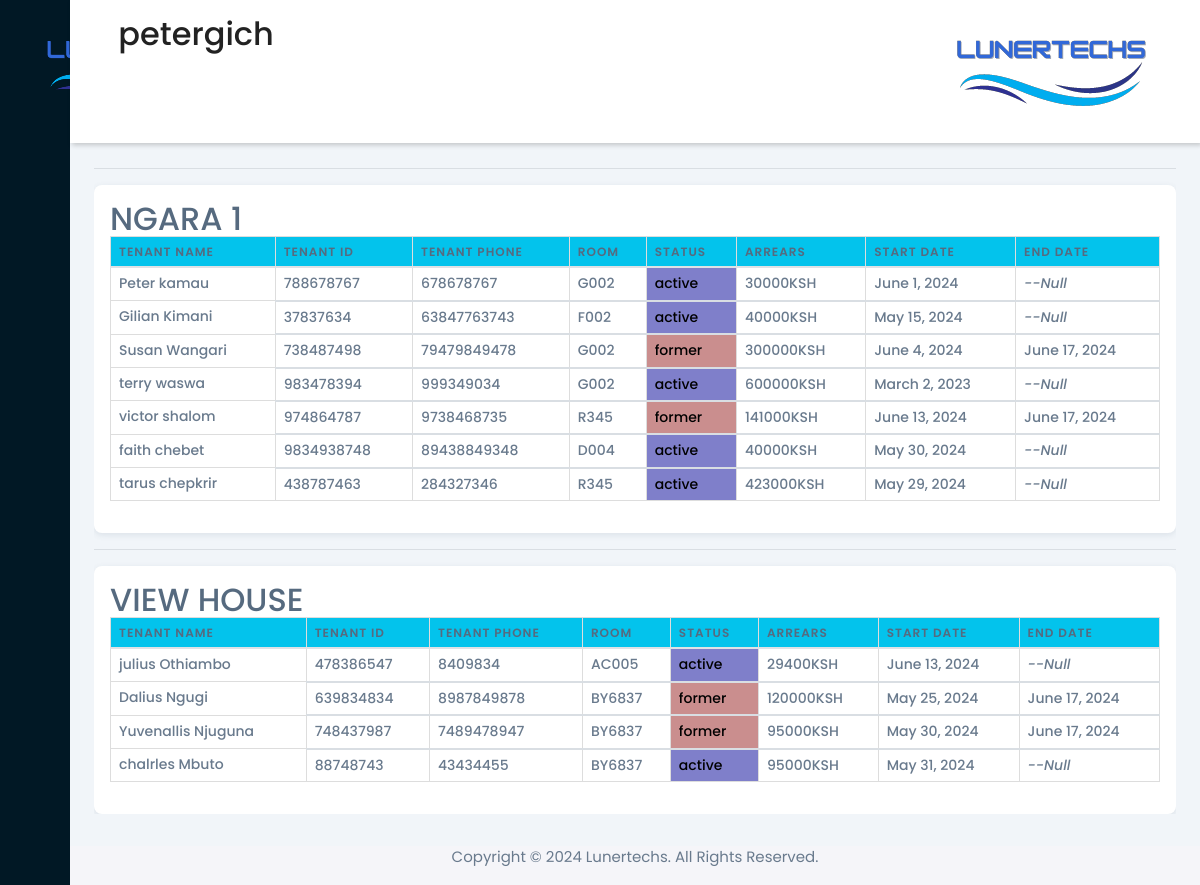
The page /tenants (signed in) on the database as committed earlier.
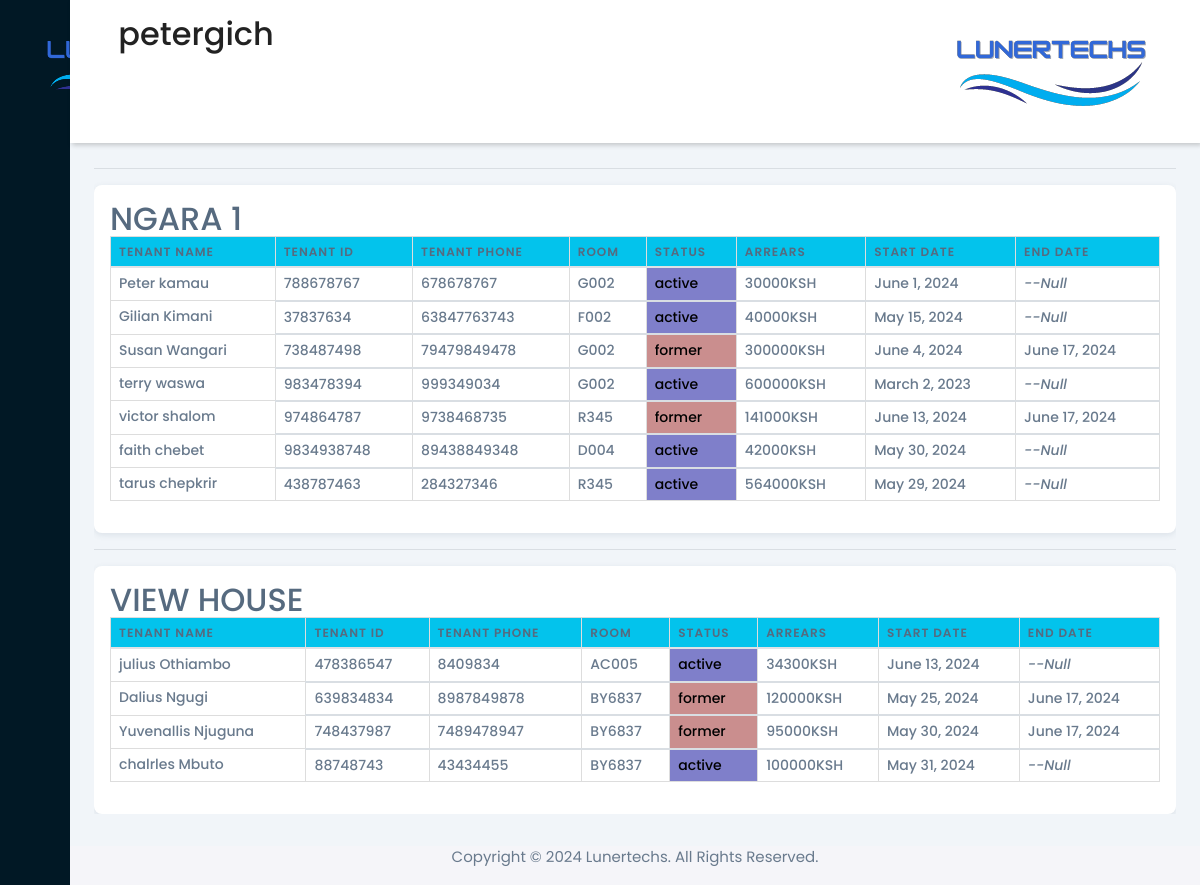
The same page on the database as committed later.
### rentalapp/models.py (models this page shows, shortened)
class Tenancy(models.Model):
    tenant = models.ForeignKey(Tenant, on_delete=models.CASCADE)
    is_current = models.BooleanField(default=True)
    start_date = models.DateField()
    end_date = models.DateField(null=True, blank=True)
    room = models.ForeignKey(Room, on_delete=models.SET_NULL, null=True, blank=True)
    last_charged=models.DateField(null=True)
    arrears=models.IntegerField(default=0)

class Tenant(models.Model):
    name = models.CharField(max_length=254)
    phone = models.CharField(max_length=50, unique=True)
    tenant_id = models.IntegerField(unique=True)
    user = models.ForeignKey(User, on_delete=models.SET_NULL, null=True)

class Room(models.Model):
    SINGLE_ROOM = 'single_room'
    BEDSITTER = 'bedsitter'
    ONE_BEDROOM = 'one_bedroom'
    TWO_BEDROOM = 'two_bedroom'
    THREE_BEDROOM = 'three_bedroom'
    FOUR_BEDROOM = 'four_bedroom'
    FIVE_BEDROOM = 'five_bedroom'
    TYPE_CHOICES = [
        (SINGLE_ROOM, 'Single Room'),
        (BEDSITTER, 'Bedsitter'),
        (ONE_BEDROOM, 'One Bedroom'),
        (TWO_BEDROOM, 'Two Bedroom'),
        (THREE_BEDROOM, 'Three Bedroom'),
        (FOUR_BEDROOM, 'Four Bedroom'),
        (FIVE_BEDROOM, 'Five Bedroom'),
    ]
    house = models.ForeignKey(House, on_delete=models.CASCADE)
    htype = models.CharField(max_length=20, choices=TYPE_CHOICES)
    house_number = models.CharField(max_length=50)
    DAILY = "daily"
    WEEKLY = "weekly"
    MONTHLY = "monthly"
    YEARLY = "yearly"
    RATE_CHOICES = [
        (DAILY, "Daily"),
        (WEEKLY, "Weekly"),
        (MONTHLY, "Monthly"),
        (YEARLY, "Yearly"),
    ]
    rate = models.CharField(max_length=50, choices=RATE_CHOICES)
    price = models.IntegerField(default=0)
    floor=models.CharField(max_length=50,default="ground")

### rentalapp/views.py (the view)
# urls.py: path("tenants",views.tenants,name="tenants"),
@login_required(login_url="ownerslogin")
def tenants(request):
    if isowner(request):
        owner=Owner.objects.get(user=request.user)
        o_houses=owner_houses(owner)
        housetenants=[]
        for house in o_houses:
            tenants=htenants(house,"all")
            if tenants:
                housetenants.append({"house":house,"tenants":tenants})
        if housetenants !=[]:
            return render(request,"tenants.html",{"objects":housetenants})
        else:
             return render(request,"tenants.html")
    else:
        logout(request)
        return redirect("ownerslogin")

### rentalapp/models.py (called while the page is built)
    def __str__(self):
        return self.name

### rentalapp/views.py (called while the page is built, shortened)
def owner_houses(user):
    if House.objects.filter(owner=user).exists():
        return House.objects.filter(owner=user)
    else:
        return None

def isowner(request):
    try:
        owner=Owner.objects.get(user=request.user)
        return Owner.objects.get(user=request.user)
    except:
        return False

def htenants(house,cat):
    if cat=="all":
        if Tenancy.objects.filter(room__house__name=house).exists():
            return Tenancy.objects.filter(room__house__name=house)
        else:
            return False

### templates/tenants.html (shortened to what the changed rows need)
{% load static %}
<!DOCTYPE html>
<html lang="en">
  <head>
    <link href="https://maxcdn.bootstrapcdn.com/bootstrap/4.5.2/css/bootstrap.min.css" rel="stylesheet">
    <link href="https://stackpath.bootstrapcdn.com/bootstrap/4.5.2/css/bootstrap.min.css" rel="stylesheet">
    <link
      rel="stylesheet"
      href="https://maxst.icons8.com/vue-static/landings/line-awesome/line-awesome/1.3.0/css/line-awesome.min.css"
    />
    <link rel="stylesheet" href="https://cdnjs.cloudflare.com/ajax/libs/font-awesome/6.0.0-beta3/css/all.min.css">
    <link href="https://maxcdn.bootstrapcdn.com/bootstrap/4.5.2/css/bootstrap.min.css" rel="stylesheet">
    <link href="https://stackpath.bootstrapcdn.com/bootstrap/4.5.2/css/bootstrap.min.css" rel="stylesheet">
    <link
      rel="stylesheet"
      href="https://maxst.icons8.com/vue-static/landings/line-awesome/line-awesome/1.3.0/css/line-awesome.min.css"
    />
    <link rel="stylesheet" href="https://unpkg.com/leaflet/dist/leaflet.css" />
    <link href="{% static 'styles.css' %}" rel="stylesheet" />
    <link href="{% static 'core.css' %}" rel="stylesheet" />
  </head>
  <body>
    <div class="sidebar">
      <div class="sidebar-brand">
        <h2>
        </h2>
      </div>
    </div>
    <div class="main-content">
      <header>
        <h2>
          <label for="nav-toggle">
            <span class="las la-bars"></span>
          </label>
          {{ request.user.username }}
        </h2>
      </header>
      <main style="margin-top:15vh;">
        <div class="scrollable-table">
          {% for house in objects%}
          <hr>
          <div style="min-width:max-content;"class="card p-3 ">
          <h2>{{house.house.name}}
          <table class="table">
            <thead>
              <tr class="bg-info">
                <th>TENANT NAME</th>
                <th>TENANT ID</th>
                <th>TENANT PHONE</th>
                <th>ROOM</th>
                <th>STATUS</th>
                <th>ARREARS</th>
                <th>START DATE</th>
                <th>END DATE</th>
              </tr>
            </thead>
            <tbody>
              {% for tenant in house.tenants %}
               <tr class="table rooms-row" onclick="popup({{tenant.tenant.id}})">
                <td style="font-size:14px">{{tenant.tenant.name}}</td>
                <td style="font-size:14px">{{tenant.tenant.tenant_id}}</td>
                <td style="font-size:14px">{{tenant.tenant.phone}}</td>
                <td style="font-size:14px">{{tenant.room.house_number}}</td>
                {% if tenant.is_current%}
                <td style="color:black;font-size:14px;background-color:rgba(0,0,150,0.5);">active</td>
                {% else %}
                <td style="color:black;font-size:14px;background-color:rgba(150,30,30,0.5);">former</td>
                {% endif%}
                <td style="font-size:14px">{{tenant.arrears}}KSH</td>
                <td style="font-size:14px">{{tenant.start_date}}</td>
                {% if tenant.end_date == Null%}
                <td style="font-size:14px;font-style:italic;">--Null</td>
                {% else%}
                <td style="font-size:14px">{{tenant.end_date}}</td>
                {% endif%}
              </tr>
              {% endfor %}
            </tbody>
          </table>
        </div>
          {% endfor %}
        </div>
      </main>
    </div>
  </body>
</html>

Rows that differ between the two databases and show on the page:
changed Tenancy "faith chebet": arrears "40000" → "42000"
changed Tenancy "May 29, 2024": arrears "423000" → "564000"
changed Tenancy "julius Othiambo": arrears "29400" → "34300"
changed Tenancy "May 31, 2024": arrears "95000" → "100000"
